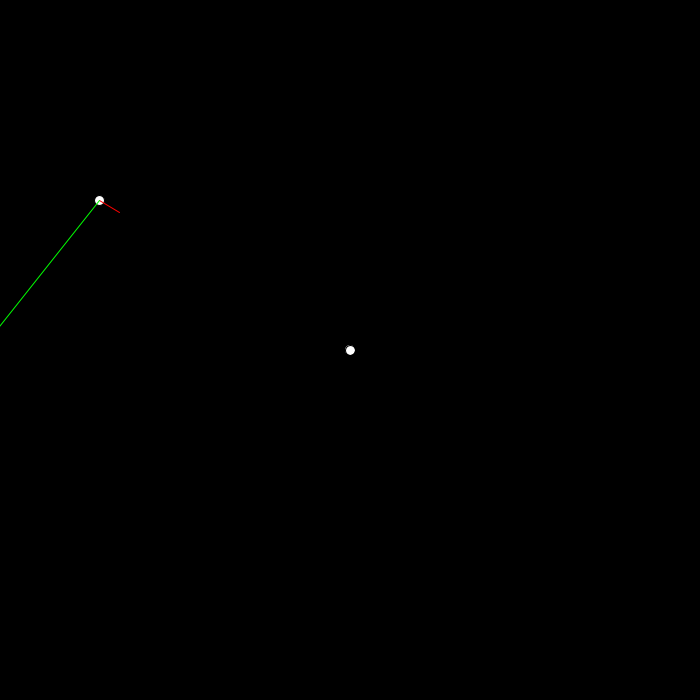
Frame 1 (no input)
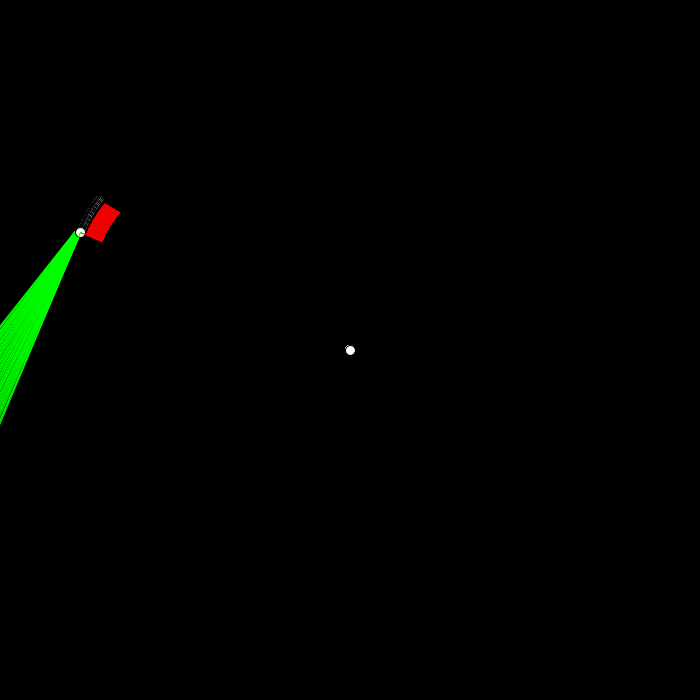
Frame 60 (the mouse pressed at the canvas centre just before this capture)
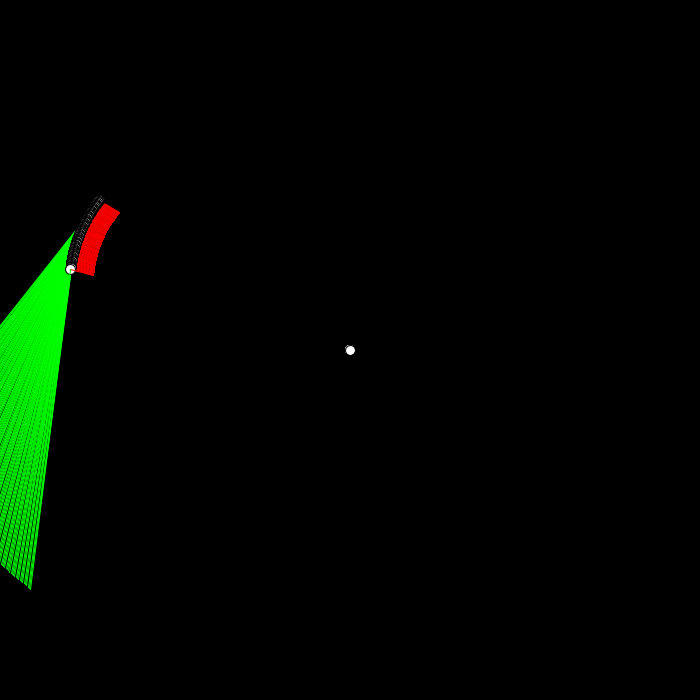
Frame 120 (the mouse held since frame 60 and released just before this capture)

The Processing sketch that drew these frames (run headless with seeded random() and noise(); from frame 60 on, the mouse is pressed at the canvas centre):

// Processing sketch: sketch_170913b
// ── sketch_170913b.pde
float[] pos={350,350};
Planet p = new Planet();
Planet center = new Planet();
void setup()
{
  size(700, 700);
  background(0);
  center.pos = new float[]{350,350};
  center.mass = 50;
  p.mass = 5;
  p.pos = new float[]{100,200,0};
  p.vel = new float[]{-.4,.5,0};
}


void draw()
{
  //update
  
  float[] diff = {center.pos[0]-p.pos[0],
                  center.pos[1]-p.pos[1]};
  float dst = dist(0,0,diff[0],diff[1]);
  diff[0]/=dst;
  diff[1]/=dst;
  float g = (center.mass*p.mass)/(dst*dst);
  float[] acc = {diff[0]*g,diff[1]*g};
  float[] lastVel = {p.vel[0],p.vel[1],0};
  p.vel[0]+=acc[0];
  p.vel[1]+=acc[1];
  p.pos[0]+=p.vel[0];
  p.pos[1]+=p.vel[1];
  
  //draw
//  background(120);
  ellipse(p.pos[0],p.pos[1],10,10);
  drawLine(p.pos,acc,8000,color(255,0,0));
  drawLine(p.pos,p.vel,500,color(0,255,0));
  ellipse(center.pos[0],center.pos[1],10,10);  
  println(frameRate);
  println("radius: " + dst);
  float angle = angleBetween(lastVel,p.vel);
  println("angle: " + angle);
  println("r*w^2 = " + (dst*angle*angle) + "= grav " + g);
  println("g-a = " +abs((dst*angle*angle) - g) );
}

void drawLine(float[] pos, float[] ln, float s,int c)
{
  pushStyle();
    stroke(c);
    line(pos[0],pos[1],
       pos[0]+ln[0]*s,pos[1]+ln[1]*s);
 popStyle();
}


float angleBetween(float[] a, float[] b)
{
  float lenA = dist(0,0,0,a[0],a[1],a[2]);
  float lenB = dist(0,0,0,b[0],b[1],b[2]);
  float dot = dot(a,b);
  return acos(dot/(lenA*lenB));
}

float dot(float[] a, float[] b)
{
  return a[0]*b[0]+a[1]*b[1]+a[2]*b[2];
}

// ── part.pde
class Planet
{
  float[] pos ={0,0};
  float[] vel ={0,0};
  float mass=10;
}
